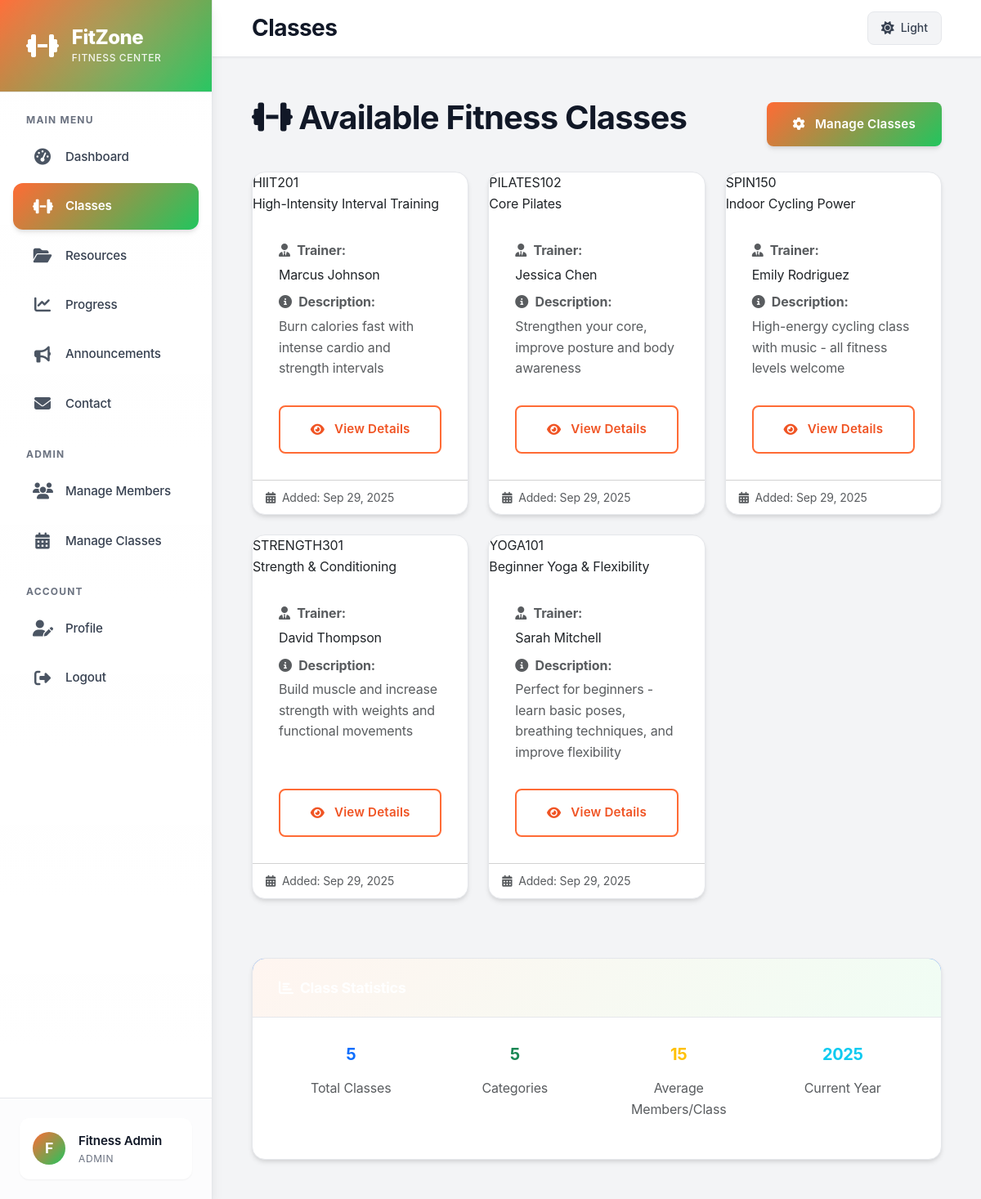
Screenshot of /courses.php (signed in) with the database file from the repository.
### tables this page shows
CREATE TABLE IF NOT EXISTS classes (
    id INT AUTO_INCREMENT PRIMARY KEY,
    class_code VARCHAR(20) NOT NULL UNIQUE,
    class_name VARCHAR(255) NOT NULL,
    trainer VARCHAR(255) NOT NULL,
    description TEXT,
    created_at DATETIME DEFAULT CURRENT_TIMESTAMP
);

### db.php (called while the page is built, shortened)
<?php
function isAdmin() {
    return isset($_SESSION['role']) && $_SESSION['role'] === 'admin';
}
function sanitizeInput($input) {
    return htmlspecialchars(trim($input), ENT_QUOTES, 'UTF-8');
}
?>

### courses.php (the view, shortened to what this page needs)
<?php
require_once 'db.php';
require_once 'header.php';
try {
    $stmt = $pdo->prepare("SELECT * FROM classes ORDER BY class_code");
    $stmt->execute();
    $classes = $stmt->fetchAll();
    $registered_class_ids = [];
} catch (PDOException $e) {
    $error_message = 'Database error occurred while loading classes.';
}
?>
<div class="d-flex justify-content-between align-items-center mb-4">
    <h1><i class="fas fa-dumbbell me-2"></i>Available Fitness Classes</h1>
    <?php if (isAdmin()): ?>
        <a href="admin_courses.php" class="btn btn-primary">
            <i class="fas fa-cog me-1"></i>Manage Classes
        </a>
    <?php endif; ?>
</div>
<?php if (!empty($classes)): ?>
    <div class="row">
        <?php foreach ($classes as $class): ?>
            <div class="col-md-6 col-lg-4 mb-4">
                <div class="card course-card h-100">
                    <div class="course-header">
                        <div class="course-code"><?= sanitizeInput($class['class_code']) ?></div>
                        <div class="course-name"><?= sanitizeInput($class['class_name']) ?></div>
                    </div>
                    <div class="card-body d-flex flex-column">
                        <div class="mb-3">
                            <p class="text-muted mb-1">
                                <i class="fas fa-user-tie me-1"></i>
                                <strong>Trainer:</strong>
                            </p>
                            <p class="mb-2"><?= sanitizeInput($class['trainer']) ?></p>
                            <p class="text-muted mb-1">
                                <i class="fas fa-info-circle me-1"></i>
                                <strong>Description:</strong>
                            </p>
                            <p class="text-muted">
                                <?= substr(sanitizeInput($class['description']), 0, 120) ?>
                            </p>
                        </div>
                        <div class="mt-auto">
                            <div class="d-grid">
                                <a href="course.php?id=<?= $class['id'] ?>" class="btn btn-outline-primary">
                                    <i class="fas fa-eye me-1"></i>View Details
                                </a>
                            </div>
                        </div>
                    </div>
                    <div class="card-footer bg-transparent">
                        <small class="text-muted">
                            <i class="fas fa-calendar-alt me-1"></i>
                            Added: <?= date('M j, Y', strtotime($class['created_at'])) ?>
                        </small>
                    </div>
                </div>
            </div>
        <?php endforeach; ?>
    </div>
    <div class="row mt-5">
        <div class="col-md-12">
            <div class="card">
                <div class="card-header bg-primary text-white">
                    <h5 class="card-title mb-0">
                        <i class="fas fa-chart-bar me-2"></i>Class Statistics
                    </h5>
                </div>
                <div class="card-body">
                    <div class="row text-center">
                        <div class="col-md-3">
                            <h4 class="text-primary"><?= count($classes) ?></h4>
                            <p class="text-muted">Total Classes</p>
                        </div>
                        <?php if (!isAdmin()): ?>
                        <div class="col-md-3">
                            <h4 class="text-success"><?= count($registered_class_ids) ?></h4>
                            <p class="text-muted">Registered Classes</p>
                        </div>
                        <div class="col-md-3">
                            <h4 class="text-warning"><?= count($classes) - count($registered_class_ids) ?></h4>
                            <p class="text-muted">Available to Register</p>
                        </div>
                        <div class="col-md-3">
                            <h4 class="text-info"><?= count($registered_class_ids) > 0 ? round((count($registered_class_ids) / count($classes)) * 100) : 0 ?>%</h4>
                            <p class="text-muted">Participation Rate</p>
                        </div>
                        <?php else: ?>
                        <div class="col-md-3">
                            <h4 class="text-success">5</h4>
                            <p class="text-muted">Categories</p>
                        </div>
                        <div class="col-md-3">
                            <h4 class="text-warning">15</h4>
                            <p class="text-muted">Average Members/Class</p>
                        </div>
                        <div class="col-md-3">
                            <h4 class="text-info"><?= date('Y') ?></h4>
                            <p class="text-muted">Current Year</p>
                        </div>
                        <?php endif; ?>
                    </div>
                </div>
            </div>
        </div>
    </div>
<?php endif; ?>
<?php require_once 'footer.php'; ?>

### style.css (style rules this page uses)
:root { --primary-50: #fff5f0; --primary-100: #ffe4d6; --primary-200: #ffc9ad; --primary-300: #ffa875; --primary-400: #ff8242; --primary-500: #ff6b35; --primary-600: #f05424; --primary-700: #d93d0f; --primary-800: #b23010; --primary-900: #8b2710; --secondary-50: #f0fdf4; --secondary-100: #dcfce7; --secondary-200: #bbf7d0; --secondary-300: #86efac; --secondary-400: #4ade80; --secondary-500: #22c55e; --secondary-600: #16a34a; --secondary-700: #15803d; --secondary-800: #166534; --secondary-900: #14532d; --gray-50: #f9fafb; --gray-100: #f3f4f6; --gray-200: #e5e7eb; --gray-300: #d1d5db; --gray-400: #9ca3af; --gray-500: #6b7280; --gray-600: #4b5563; --gray-700: #374151; --gray-800: #1f2937; --gray-900: #111827; --success: #10b981; --warning: #f59e0b; --error: #ef4444; --info: #3b82f6; --sidebar-width: 260px; --sidebar-collapsed-width: 80px; --topbar-height: 70px; --font-family-base: 'Inter', -apple-system, BlinkMacSystemFont, 'Segoe UI', Roboto, sans-serif; --font-family-heading: 'Inter', -apple-system, BlinkMacSystemFont, 'Segoe UI', Roboto, sans-serif; --space-xs: 0.25rem; --space-sm: 0.5rem; --space-md: 1rem; --space-lg: 1.5rem; --space-xl: 2rem; --space-2xl: 3rem; --radius-sm: 0.375rem; --radius-md: 0.5rem; --radius-lg: 0.75rem; --radius-xl: 1rem; --radius-2xl: 1.5rem; --shadow-sm: 0 1px 2px 0 rgba(0, 0, 0, 0.05); --shadow-md: 0 4px 6px -1px rgba(0, 0, 0, 0.1), 0 2px 4px -1px rgba(0, 0, 0, 0.06); --shadow-lg: 0 10px 15px -3px rgba(0, 0, 0, 0.1), 0 4px 6px -2px rgba(0, 0, 0, 0.05); --shadow-xl: 0 20px 25px -5px rgba(0, 0, 0, 0.1), 0 10px 10px -5px rgba(0, 0, 0, 0.04); --shadow-2xl: 0 25px 50px -12px rgba(0, 0, 0, 0.25); --gradient-primary: linear-gradient(135deg, var(--primary-500) 0%, var(--secondary-500) 100%); --gradient-primary-hover: linear-gradient(135deg, var(--primary-600) 0%, var(--secondary-600) 100%); --gradient-subtle: linear-gradient(135deg, var(--primary-50) 0%, var(--secondary-50) 100%); --transition-fast: 150ms ease-in-out; --transition-normal: 250ms ease-in-out; --transition-slow: 350ms ease-in-out; }
* { margin: 0; padding: 0; box-sizing: border-box; }
html { scroll-behavior: smooth; scroll-padding-top: calc(var(--topbar-height) + 20px); }
body { font-family: var(--font-family-base); background-color: var(--gray-100); color: var(--gray-800); line-height: 1.6; letter-spacing: -0.01em; overflow-x: hidden; }
h1, h2, h3, h4, h5, h6 { font-family: var(--font-family-heading); font-weight: 700; line-height: 1.3; letter-spacing: -0.02em; color: var(--gray-900); margin-bottom: var(--space-md); }
h1 { font-size: 2.5rem; }
h4 { font-size: 1.25rem; }
h5 { font-size: 1.125rem; }
.card { background: white; border-radius: var(--radius-xl); box-shadow: var(--shadow-md); border: 1px solid var(--gray-200); transition: var(--transition-normal); overflow: hidden; }
.card-header { padding: var(--space-lg) var(--space-xl); border-bottom: 1px solid var(--gray-200); background: var(--gradient-subtle); }
.card-body { padding: var(--space-xl); }
.btn { font-weight: 600; border-radius: var(--radius-md); transition: var(--transition-fast); border: none; padding: var(--space-md) var(--space-xl); font-size: 0.95rem; letter-spacing: 0.01em; cursor: pointer; display: inline-flex; align-items: center; justify-content: center; gap: var(--space-sm); }
.btn-primary { background: var(--gradient-primary); color: white; box-shadow: var(--shadow-md); }
.btn-outline-primary { border: 2px solid var(--primary-500); color: var(--primary-600); background: transparent; }
.mb-4 { margin-bottom: var(--space-xl); }
.mb-3 { margin-bottom: var(--space-lg); }
.mb-2 { margin-bottom: var(--space-md); }
.mb-1 { margin-bottom: var(--space-sm); }
.text-center { text-align: center; }
.d-flex { display: flex; }
.align-items-center { align-items: center; }
.justify-content-between { justify-content: space-between; }
.text-muted { color: var(--gray-500); }

### rows the page displays
classes: class_code "HIIT201", class_name "High-Intensity Interval Training", trainer "Marcus Johnson", description "Burn calories fast with intense cardio and strength intervals", created_at "Sep 29, 2025"
classes: class_code "PILATES102", class_name "Core Pilates", trainer "Jessica Chen", description "Strengthen your core, improve posture and body awareness", created_at "Sep 29, 2025"
classes: class_code "SPIN150", class_name "Indoor Cycling Power", trainer "Emily Rodriguez", description "High-energy cycling class with music - all fitness levels welcome", created_at "Sep 29, 2025"
classes: class_code "STRENGTH301", class_name "Strength & Conditioning", trainer "David Thompson", description "Build muscle and increase strength with weights and functional movements", created_at "Sep 29, 2025"
classes: class_code "YOGA101", class_name "Beginner Yoga & Flexibility", trainer "Sarah Mitchell", description "Perfect for beginners - learn basic poses, breathing techniques, and improve flexibility", created_at "Sep 29, 2025"

### other values shown
substr($_SESSION['name'] ?? 'U', 0, 1) "F"
sanitizeInput($_SESSION['name'] ?? 'User') "Fitness Admin"
$page_title "Classes"
count($classes) "5"
